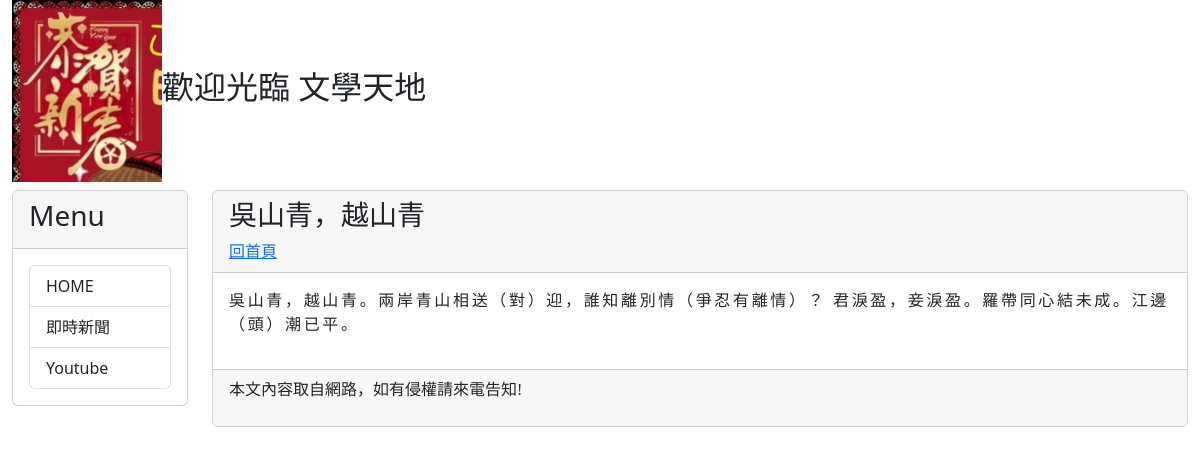
The app's page /post/A6/ with its own data.
### mysite/models.py (models this page shows, shortened)
class Post(models.Model):
    title = models.CharField(max_length=200)
    slug = models.CharField(max_length=200)
    body = models.TextField()
    pub_date = models.DateTimeField(auto_now_add=True)
    class Meta:
        ordering = ('-pub_date',)

### mysite/views.py (the view)
# urls.py: path('post/<slug:slug>/', showpost),
def showpost(request, slug):
    try:
        post = Post.objects.get(slug=slug)
        if post != None:
            return render(request, 'post.html', locals())
    except:
        return redirect('/')

### templates/post.html (shortened to what this page needs)
{% extends 'base.html' %}
{% block headmessage %}
    <h3 style="font-family: 微軟正黑體;"> {{post.title}} </h3>
    <a style="font-family: 微軟正黑體;" href="/"> 回首頁 </a>
{% endblock %}
{% block content %}
    <p style="font-family: 微軟正黑體; font-size: 12pt; letter-spacing: 2pt;">
        {{ post.body}}
    </p>
{% endblock %}

### records on screen
Post: title "吳山青，越山青", body "吳山青，越山青。兩岸青山相送（對）迎，誰知離別情（爭忍有離情）？ 君淚盈，妾淚盈。羅帶同心結未成。江邊（頭）潮已平。"
